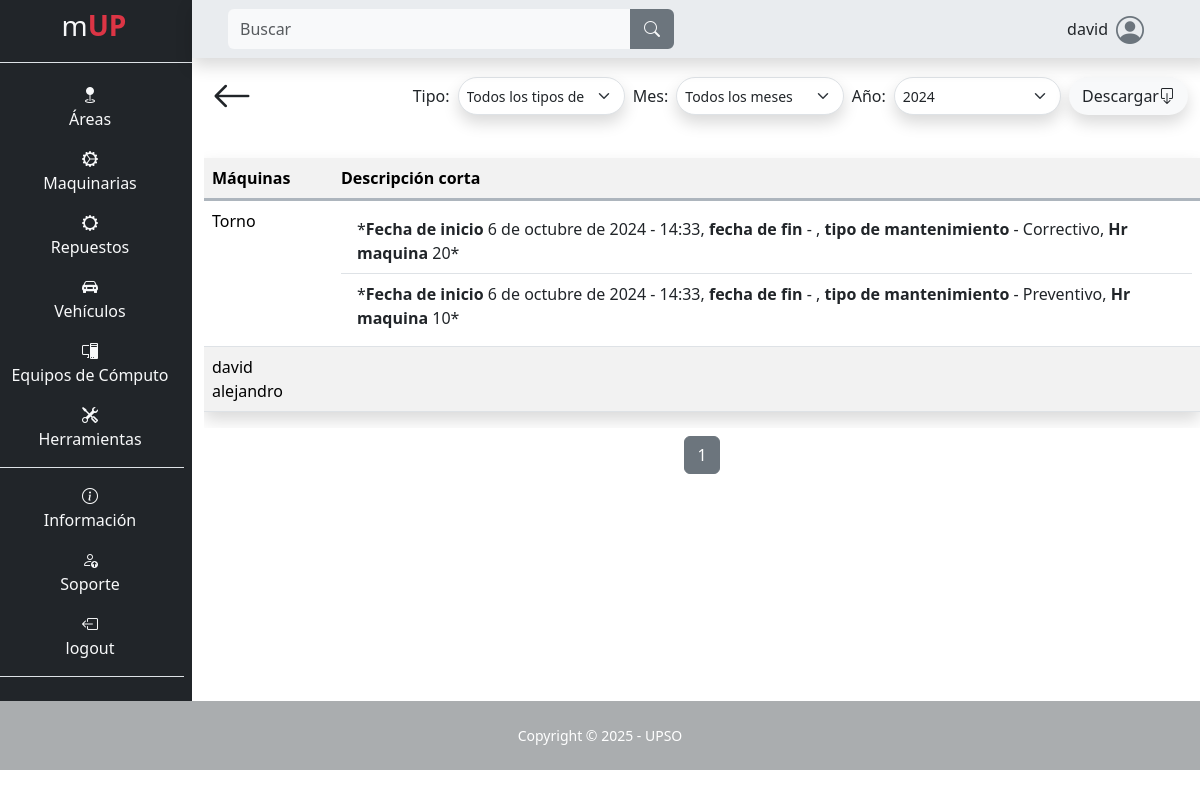
Before: /maquina/tabla/ (signed in) with the older database file.
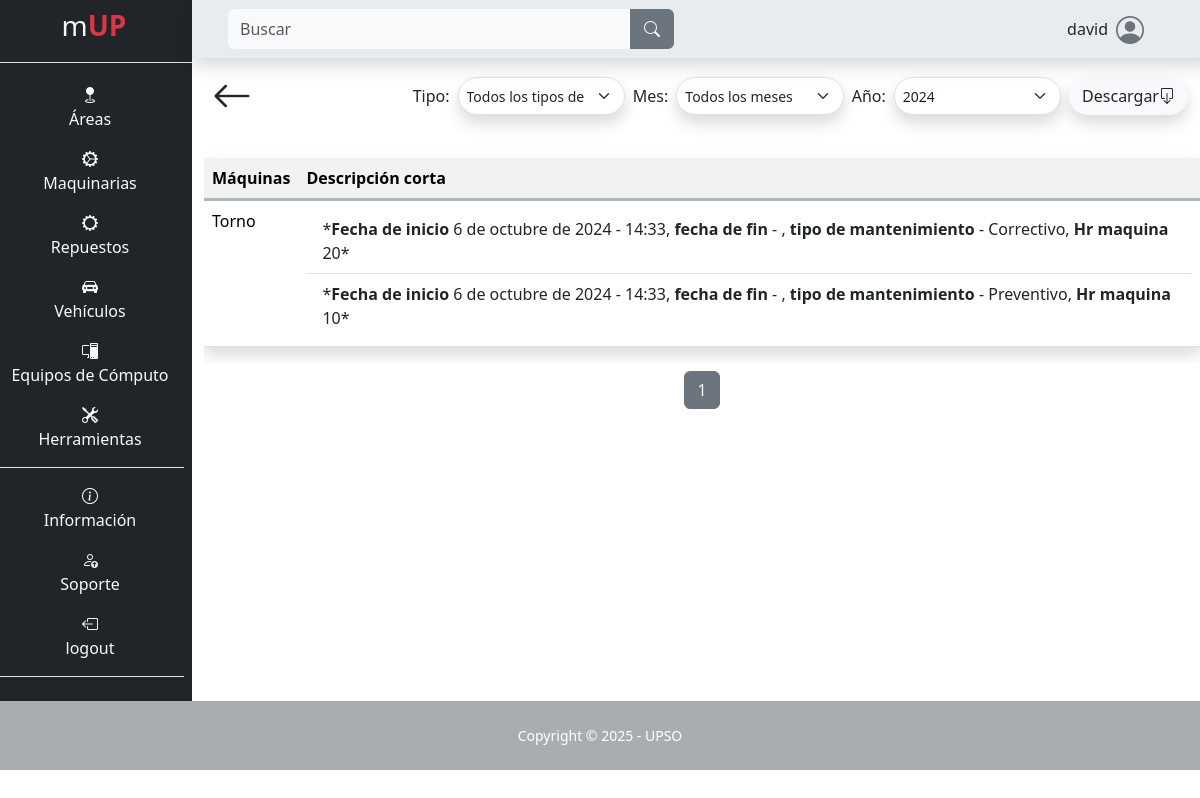
After: the same page with the newer database file.
### app/mUP_maquina/models.py (models this page shows, shortened)
class Maquina(models.Model):
    nombre = models.CharField(max_length=100, null=False, blank=False)
    encargado = models.CharField(max_length=100, blank=False, null=False)
    teléfono_encargado = models.CharField(max_length=100, blank=False, null=False)
    descripción = models.TextField(max_length=500, null=False, blank=False)
    ubicación = models.CharField(max_length=100, null=False, blank=False)
    tipo_de_máquina = models.CharField(max_length=100, null=False, blank=False)
    número_de_serie_o_modelo = models.CharField(max_length=100, null=False, blank=False)
    proveedor = models.CharField(max_length=100, null=False, blank=False)
    costo_de_adquisición = models.IntegerField(blank=False, null=False)
    fecha_de_adquisición = models.DateField(default=date.today, blank=False, null=False)
    fecha_de_instalación = models.DateField(default=date.today, blank=False, null=False)
    estado_de_garantía = models.CharField(max_length=100, null=False, blank=False)
    consumo_de_energía = models.CharField(max_length=100, null=False, blank=False)
    horas_máquina_trabajada = models.IntegerField(blank=False, null=False)
    intervalo_mantenimiento = models.IntegerField(blank=False, null=False)
    fecha_ultimo_mantenimiento = models.DateField(default=date.today, blank=False, null=False)
    imagen = models.ImageField(upload_to="maquina/imagen", null=False, blank=False)
    class Meta:
        indexes = [
            models.Index(fields=['nombre']),
        ]

class MantenimientoMaquina(models.Model):
    maquina = models.ForeignKey(Maquina, on_delete=models.CASCADE)
    fecha_inicio = models.DateField(default=date.today)
    hora_inicio = models.TimeField(default=datetime.now().time())
    fecha_fin = models.DateField(default=date.today)
    hora_fin = models.TimeField(default=datetime.now().time())
    operador = models.CharField(max_length=100, blank=False, null=False, default="")
    tipo = models.ForeignKey(TipoMantenimientoMaquina, on_delete=models.CASCADE)
    hr_maquina = models.IntegerField(blank=False, null=False, default=0)
    partes_y_piezas = models.TextField(max_length=500, null=False, blank=False, default="")
    descripción = models.TextField(max_length=500, null=False, blank=False, default="")
    imagen = models.ImageField(upload_to="maquina/mantenimiento/imagen", null=False, blank=False, default=None)
    class Meta:
        indexes = [
            models.Index(fields=['maquina']),
        ]

class TipoMantenimientoMaquina(models.Model):
    tipo = models.CharField(max_length=100, blank=False, null=False)
    class Meta:
        indexes = [
            models.Index(fields=['tipo']),
        ]
    def __str__(self):
        return self.tipo

### app/mUP_maquina/views.py (the view)
# urls.py: path('tabla/', views.tabla_mantenimientos, name="area_tabla_mantenimientos"),
@login_required
def tabla_mantenimientos(request):
    maquinas_list = Maquina.objects.prefetch_related('mantenimientomaquina_set').all()
    tipos_mantenimiento = TipoMantenimientoMaquina.objects.all()
    for maquina in maquinas_list:
        maquina.mantenimientos = maquina.mantenimientomaquina_set.all().order_by('-fecha_fin', '-hora_fin')
    page = request.GET.get('page', 1)
    paginator = Paginator(maquinas_list, 10)  # 10 máquinas por página
    try:
        maquinas = paginator.page(page)
    except PageNotAnInteger:
        maquinas = paginator.page(1)
    except EmptyPage:
        maquinas = paginator.page(paginator.num_pages)
    context = {
        'maquinas': maquinas,
        'total_maquinas': maquinas_list.count(),
        'tipos_mantenimiento': tipos_mantenimiento,
    }
    return render(request, 'mUP_maquina/tablas.html', context)

### templates/mUP_maquina/tablas.html (shortened to what this page needs)
{% extends "layout/base.html" %}
{% block 'content' %}
<div class="container">
    <div class="d-flex p-2 justify-content-between">
        <a class="text-decoration-none text-dark" href="{% url "maquina" %}">
            <i class="bi bi-arrow-left fs-1"></i>
        </a>
        <form class="d-flex mt-auto mb-auto" action="{% url 'documento_general_mantenimientos_maquina' %}" method="get" style="max-height: 50px; min-width: 600px;">
          <label class="mt-auto mb-auto m-1" for="tipo_mantenimiento">Tipo:</label>
            <select class="form-select form-select-sm m-1 shadow rounded-pill" name="tipo_mantenimiento" id="tipo_mantenimiento">
                <option value="">Todos los tipos de mantenimiento</option>
            </select>
          <label class="mt-auto mb-auto m-1" for="mes">Mes:</label>
          <select class="form-select form-select-sm m-1 shadow rounded-pill" name="mes" id="mes">
            <option value="">Todos los meses</option>
          </select>
          <label class="mt-auto mb-auto m-1" for="anio">Año:</label>
          <select class="form-select form-select-sm m-1 shadow rounded-pill" name="anio" id="anio">
              <option value="2024">2024</option>
          </select>
          <button type="submit" value="Submit" class="btn custom d-flex m-1 shadow rounded-pill">Descargar  <i class="bi bi-box-arrow-down mt-auto mb-auto"></i></button>
        </form>
    </div>
    <div class="table-responsive">
    <table class="table table-striped mt-4 shadow">
      <tr class="border border-end-0 border-start-0 border-top-0 border-3 border-dark-subtle">
        <th>Máquinas</th>
        <th>Descripción corta</th>
      </tr>
      {% for maquina in maquinas %}
      <tr>
        <td>{{ maquina.nombre }}</td>
        <td>
          <ul class="list-group list-group-flush">
            {% for mantenimiento in maquina.mantenimientos %}
            <li class="list-group-item">*<b>Fecha de inicio</b> {{ mantenimiento.fecha_inicio }} - {{ mantenimiento.hora_inicio }}, <b>fecha de fin</b> {{ mantenimiento.fecha }} - {{ mantenimiento.hora }}, <b>tipo de mantenimiento</b> - {{ mantenimiento.tipo }}, <b>Hr maquina</b> {{ mantenimiento.hr_maquina }}*</li>
            {% endfor %}
          </ul>
        </td>
      </tr>
      {% endfor %}
    </table>
    </div>
    <div class="pagination mt-2 justify-content-center">
        <nav aria-label="Page navigation">
            <ul class="pagination justify-content-center">
                {% for num in maquinas.paginator.page_range %}
                <li class="page-item {% if maquinas.number == num %}active{% endif %}">
                    <a class="page-link" href="?page={{ num }}">{{ num }}</a>
                </li>
                {% endfor %}
            </ul>
        </nav>
    </div>
</div>
{% endblock %}

Changed rows visible on the page:
removed Maquina: nombre "david alejandro"
